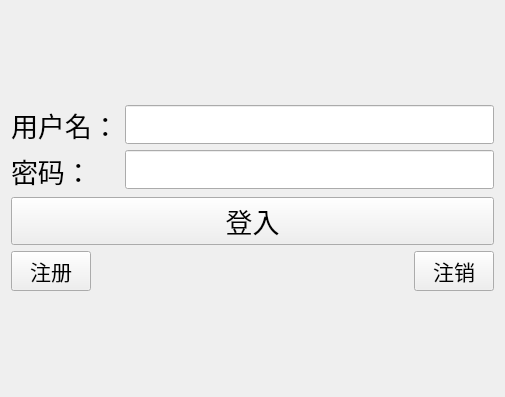
<?xml version="1.0" encoding="UTF-8"?>
<ui version="4.0">
 <class>TcpClient</class>
 <widget class="QWidget" name="TcpClient">
  <property name="geometry">
   <rect>
    <x>0</x>
    <y>0</y>
    <width>505</width>
    <height>397</height>
   </rect>
  </property>
  <property name="windowTitle">
   <string>TcpClient</string>
  </property>
  <layout class="QGridLayout" name="gridLayout_2">
   <item row="0" column="0">
    <layout class="QGridLayout" name="gridLayout">
     <item row="1" column="0">
      <widget class="QPushButton" name="login_pb">
       <property name="font">
        <font>
         <pointsize>20</pointsize>
        </font>
       </property>
       <property name="text">
        <string>登入</string>
       </property>
      </widget>
     </item>
     <item row="0" column="0">
      <layout class="QHBoxLayout" name="horizontalLayout_2">
       <item>
        <layout class="QVBoxLayout" name="verticalLayout">
         <item>
          <widget class="QLabel" name="name_lan">
           <property name="font">
            <font>
             <pointsize>20</pointsize>
            </font>
           </property>
           <property name="text">
            <string>用户名：</string>
           </property>
          </widget>
         </item>
         <item>
          <widget class="QLabel" name="pwd_lab">
           <property name="font">
            <font>
             <pointsize>20</pointsize>
            </font>
           </property>
           <property name="text">
            <string>密码：</string>
           </property>
          </widget>
         </item>
        </layout>
       </item>
       <item>
        <layout class="QVBoxLayout" name="verticalLayout_2">
         <item>
          <widget class="QLineEdit" name="name_le">
           <property name="font">
            <font>
             <pointsize>20</pointsize>
            </font>
           </property>
          </widget>
         </item>
         <item>
          <widget class="QLineEdit" name="pwd_le">
           <property name="font">
            <font>
             <pointsize>20</pointsize>
            </font>
           </property>
           <property name="echoMode">
            <enum>QLineEdit::Password</enum>
           </property>
          </widget>
         </item>
        </layout>
       </item>
      </layout>
     </item>
     <item row="2" column="0">
      <layout class="QHBoxLayout" name="horizontalLayout">
       <item>
        <widget class="QPushButton" name="regist_pb">
         <property name="font">
          <font>
           <pointsize>16</pointsize>
          </font>
         </property>
         <property name="text">
          <string>注册</string>
         </property>
        </widget>
       </item>
       <item>
        <spacer name="horizontalSpacer">
         <property name="orientation">
          <enum>Qt::Horizontal</enum>
         </property>
         <property name="sizeHint" stdset="0">
          <size>
           <width>40</width>
           <height>20</height>
          </size>
         </property>
        </spacer>
       </item>
       <item>
        <widget class="QPushButton" name="cance_pb">
         <property name="font">
          <font>
           <pointsize>16</pointsize>
          </font>
         </property>
         <property name="text">
          <string>注销</string>
         </property>
        </widget>
       </item>
      </layout>
     </item>
    </layout>
   </item>
  </layout>
 </widget>
 <resources/>
 <connections/>
</ui>
